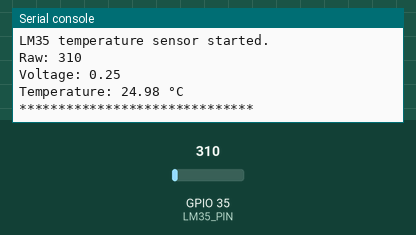
This program was run on a simulated ESP32 board running MicroPython. On the bench: the last lines printed to the serial console. The inputs (shaded band) are chosen by the test bench; at power-on: GPIO 35 (LM35_PIN) = 310 (analog values on the 0–4095 scale).

Above: at 1.2 s.
1.3 s: GPIO 35 (LM35_PIN) set to 372
At 5.6 s:
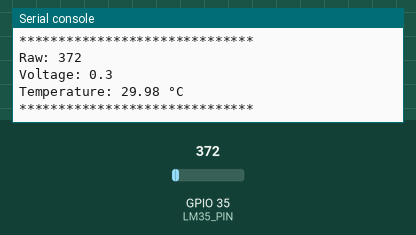
7.3 s: GPIO 35 (LM35_PIN) set to 434
At 10.7 s:
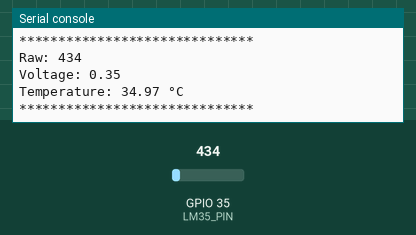
Timing chart, 0 to 12.2 s (numbered marks = the images above; inputs shaded):
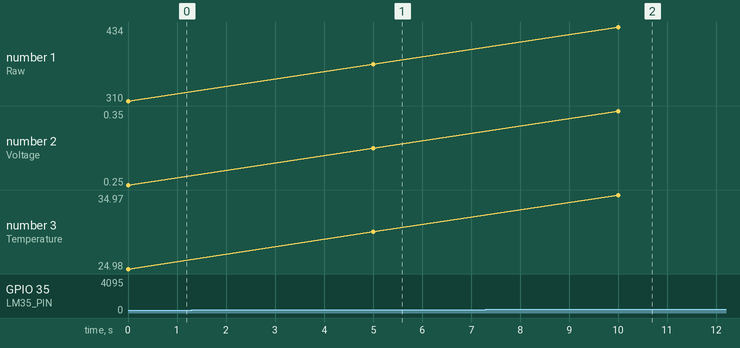

Measured:
- after the input at 1.3 s, the serial console: prints a new line after 3.7 s (image 1)
- after the input at 7.3 s, the serial console: prints a new line after 2.7 s (image 2)
- plotted number 1: 310 → 372 after the input at 1.3 s, 372 → 434 after the input at 7.3 s
- plotted number 2: 0.25 → 0.3 after the input at 1.3 s, 0.3 → 0.35 after the input at 7.3 s
- plotted number 3: 24.98 → 29.98 after the input at 1.3 s, 29.98 → 34.97 after the input at 7.3 s

The program:

main.py
```python
from machine import Pin, ADC
import time

LM35_PIN = 35
READ_INTERVAL_SEC = 5

def main():
    adc = ADC(Pin(LM35_PIN))
    adc.atten(ADC.ATTN_11DB)
    adc.width(ADC.WIDTH_12BIT)

    print("LM35 temperature sensor started.")

    while True:
        raw = adc.read()

        # Convert raw to voltage
        voltage = raw / 4095 * 3.3

        # 1°C = 0.01 В
        # °C = volatage × 100
        temperature = voltage * 100

        print(f"Raw: {raw}")
        print("Voltage: {:.3}".format(voltage))
        print("Temperature: {:.2f} °C".format(temperature))
        print("*" * 30)

        time.sleep(READ_INTERVAL_SEC)

if __name__ == "__main__":
    try:
        main()
    except KeyboardInterrupt:
        print("Stopped by user")
```
